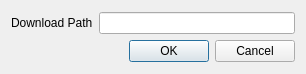
<?xml version="1.0" encoding="UTF-8"?>
<ui version="4.0">
 <class>Dialog</class>
 <widget class="QDialog" name="Dialog">
  <property name="geometry">
   <rect>
    <x>0</x>
    <y>0</y>
    <width>306</width>
    <height>74</height>
   </rect>
  </property>
  <property name="windowTitle">
   <string>Dialog</string>
  </property>
  <layout class="QGridLayout" name="gridLayout_2">
   <item row="0" column="0">
    <layout class="QGridLayout" name="gridLayout">
     <item row="0" column="1">
      <widget class="QLineEdit" name="dwpath_led"/>
     </item>
     <item row="1" column="1">
      <widget class="QDialogButtonBox" name="buttonBox">
       <property name="orientation">
        <enum>Qt::Horizontal</enum>
       </property>
       <property name="standardButtons">
        <set>QDialogButtonBox::Cancel|QDialogButtonBox::Ok</set>
       </property>
      </widget>
     </item>
     <item row="0" column="0">
      <widget class="QLabel" name="dpath_lbl">
       <property name="text">
        <string>Download Path</string>
       </property>
      </widget>
     </item>
    </layout>
   </item>
  </layout>
 </widget>
 <resources/>
 <connections>
  <connection>
   <sender>buttonBox</sender>
   <signal>accepted()</signal>
   <receiver>Dialog</receiver>
   <slot>accept()</slot>
   <hints>
    <hint type="sourcelabel">
     <x>248</x>
     <y>254</y>
    </hint>
    <hint type="destinationlabel">
     <x>157</x>
     <y>274</y>
    </hint>
   </hints>
  </connection>
  <connection>
   <sender>buttonBox</sender>
   <signal>rejected()</signal>
   <receiver>Dialog</receiver>
   <slot>reject()</slot>
   <hints>
    <hint type="sourcelabel">
     <x>316</x>
     <y>260</y>
    </hint>
    <hint type="destinationlabel">
     <x>286</x>
     <y>274</y>
    </hint>
   </hints>
  </connection>
 </connections>
</ui>
